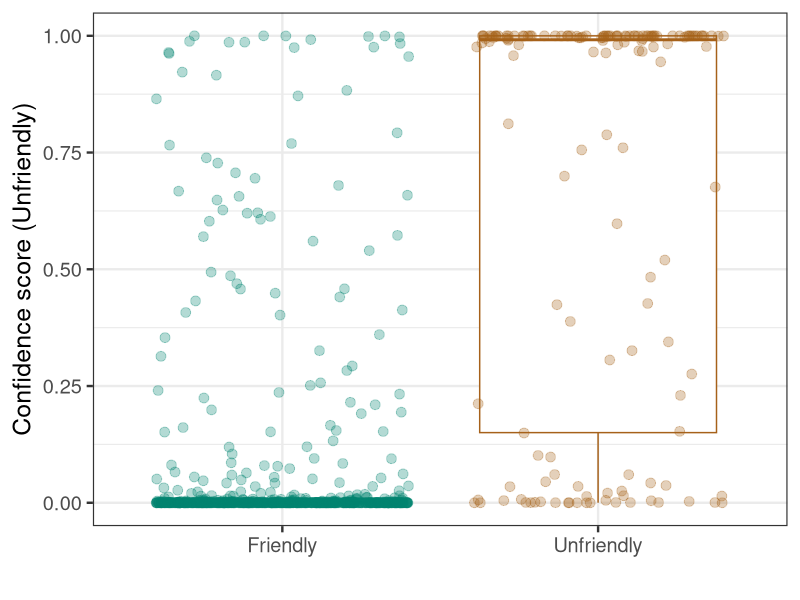
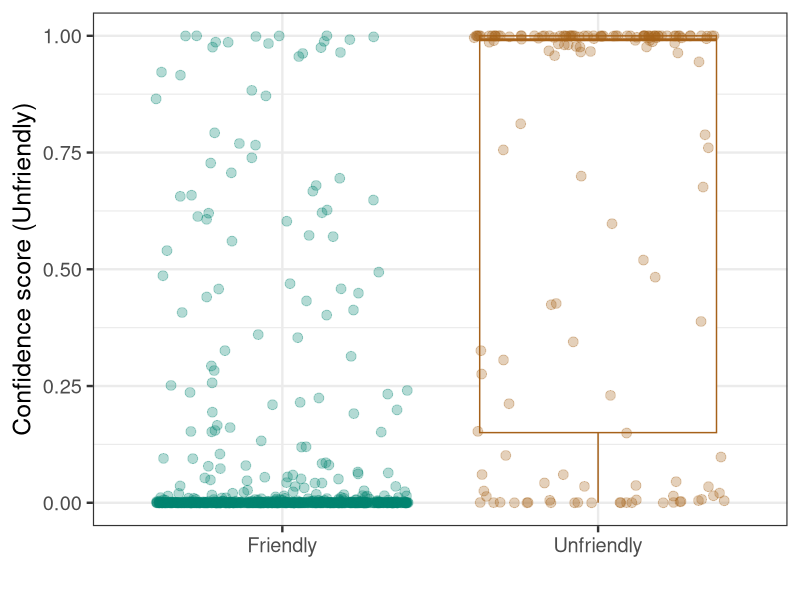
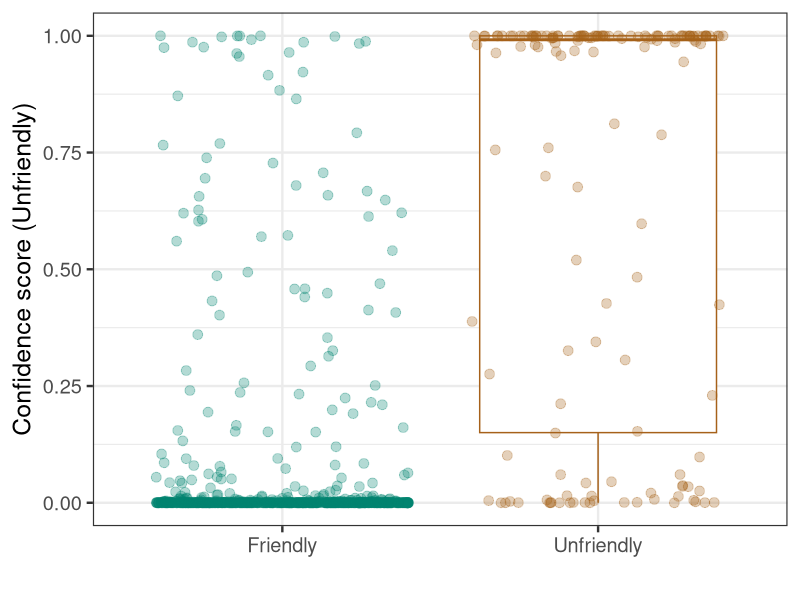

The R source for these figures, in order: (Note: this script raises an error after producing the figures.)
library(pROC)
library(tidyverse)
library(writexl)

save_fig = function(file_name, width = 6.5, height=5) {
  ggsave(paste0("Figures/", file_name, ".png"), width=width, height=height)
  ggsave(paste0("Figures/", file_name, ".pdf"), width=width, height=height)
}

data = read_tsv("CNN_Metrics_final/predictions.tsv") %>%
  mutate(label = ifelse(label == "friendly", "Friendly", "Unfriendly"))

ggplot(data = data, aes(x = label, y = probability_unfriendly, col = label)) +
  geom_boxplot(outlier.shape = NA) +
  geom_jitter(height = 0, alpha = 0.3, size = 3) +
  theme_bw(base_size = 18) +
  guides(color = FALSE) +
  xlab("") +
  ylab("Confidence score (Unfriendly)") +
  scale_color_manual(values = c("#018571", "#a6611a"))

save_fig("CNN_Testing_predictions")

r = roc(label ~ probability_unfriendly, data = data)

ggroc(r, color = "darkred") +
  xlab("Specificity") +
  ylab("Sensitivity") +
  geom_segment(aes(x = 1, xend = 0, y = 0, yend = 1), color = "grey", linetype = "dashed") +
  scale_y_continuous(expand = c(0, 0)) +
  scale_x_reverse(expand = c(0, 0)) +
  theme_bw(base_size = 18) +
  annotate("text", x = 0.33, y = 0.05, label = legend_text)

save_fig("CNN_Testing_ROC")

misclassification_summary1 = arrange(data, probability_unfriendly) %>%
  filter(label == "Unfriendly") %>%
  filter(probability_unfriendly < 0.5) %>%
  mutate(predicted_label = "Friendly") %>%
  select(image_file_path, label, predicted_label, probability_unfriendly)

misclassification_summary2 = arrange(data, desc(probability_unfriendly)) %>%
  filter(label == "Friendly") %>%
  filter(probability_unfriendly > 0.5) %>%
  mutate(predicted_label = "Unfriendly") %>%
  select(image_file_path, label, predicted_label, probability_unfriendly)

bind_rows(misclassification_summary1, misclassification_summary2) %>%
  write_xlsx("CNN_Misclassifications_Testing.xlsx")

#data = read_tsv("CNN_Metrics_final/epoch_metrics.tsv")
